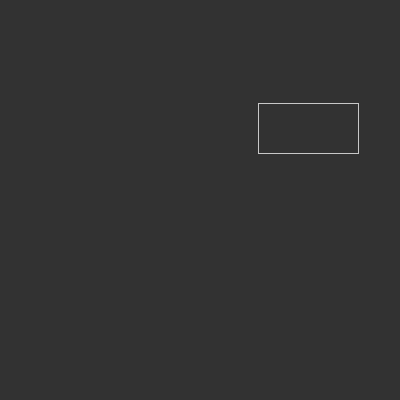
Frame 1 (no input)
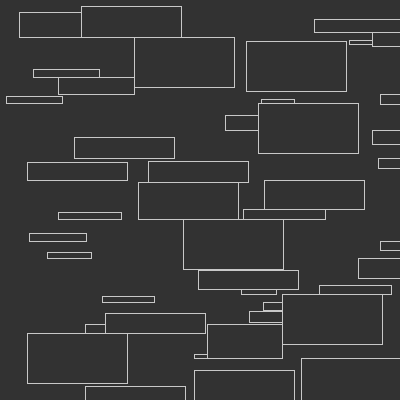
Frame 60 (the mouse pressed at the canvas centre just before this capture)
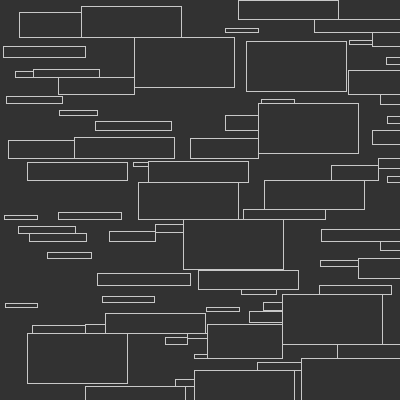
Frame 120 (the mouse held since frame 60 and released just before this capture)

The Processing sketch that drew these frames (run headless with seeded random() and noise(); from frame 60 on, the mouse is pressed at the canvas centre):

// Processing sketch: filling_with_rectangles
// ── filling_with_rectangles.pde
// 2.14.16
//
// Filling a space with non-overlapping rectangles with randomized greedy algorithm
//

Rectangle r;
Rectangle myRect;

ArrayList<Rectangle> rectangles;

// width of box is between min & max times more than height
float min_ratio = 2;  
float max_ratio = 8;

float max_width = 100;
float min_height = 4;

void setup() {
  size(400, 400);
  background(50);
  stroke(200);
  noFill();
  
  rectangles = new ArrayList<Rectangle>();
}

void draw() {
  addRectangle();
}

void addRectangle() {
  // Pick a point not inside an existing rectangle
  PVector p = new PVector(random(0, width), random(0, height));
  while (insideRectangles(p)) {
   p = new PVector(random(0, width), random(0, height));
  }
  
  // Constrain width and height based on existing rectangles
  float rWidth = min(max_width, width - p.x);
  float rHeight = min(rWidth / min_ratio, height - p.y);
  for (Rectangle r : rectangles) {
    if ((r.getMinY() > p.y) && (r.getMaxX() > p.x)) 
      rHeight = min(rHeight, r.getMinY() - p.y);
    else if ((r.getMinX() > p.x) && (r.getMaxY() > p.y)) 
      rWidth = min(rWidth, r.getMinX() - p.x);
  }
  
  // Adjust based on ratio range of width & height
  if (rHeight > rWidth/min_ratio)
    rHeight = rWidth/random(min_ratio, max_ratio);
  if (rHeight < min_height)
    return;
  if (rHeight < rWidth/max_ratio)
    rWidth = rHeight * max_ratio;
  
  // Add new rectangle
  Rectangle myRect = new Rectangle(p.x, p.y, rWidth, rHeight);
  rectangles.add(myRect);
  myRect.draw();
}

boolean insideRectangles(PVector p) {
  for (Rectangle r : rectangles) {
    if (r.contains(p))
      return true;
  }
  return false;
}

void mousePressed() {
  println(mouseX + ", " + mouseY);
  println(insideRectangles(new PVector(mouseX, mouseY))); 
}

class Rectangle {
  PVector tl;  // top left
  PVector tr;  // top right
  PVector bl;  // bottom left
  PVector br;  // bottom right
  float width;
  float height;
  
  Rectangle(float x, float y, float width, float height) {
    tl = new PVector(x, y);
    tr = new PVector(tl.x + width, tl.y);
    bl = new PVector(tl.x, tl.y + height);
    br = new PVector(tr.x, tr.y + height);
    this.width = width;
    this.height = height;
  }
  
  float getMinX() { return tl.x; }
  float getMinY() { return tl.y; }
  float getMaxX() { return tr.x; }
  float getMaxY() { return bl.y; }
  
  void draw() { rect(tl.x, tl.y, width, height); }
  
  boolean contains(PVector p) {
    return this.contains(p.x, p.y);
  }
  
  boolean contains(float x, float y) {
    return (x > tl.x) && (x < tr.x) && (y > tl.y) && (y < bl.y);
  }
  
  void printInfo() {
    println("Top Left: " + tl.x + ", " + tl.y);
    println("Top Right: " + tr.x + ", " + tr.y);
    println("Bottom Left: " + bl.x + ", " + bl.y);
    println("Bottom Right: " + br.x + ", " + br.y);
    println("width: " + width + ", height: " + height); 
  }
}
